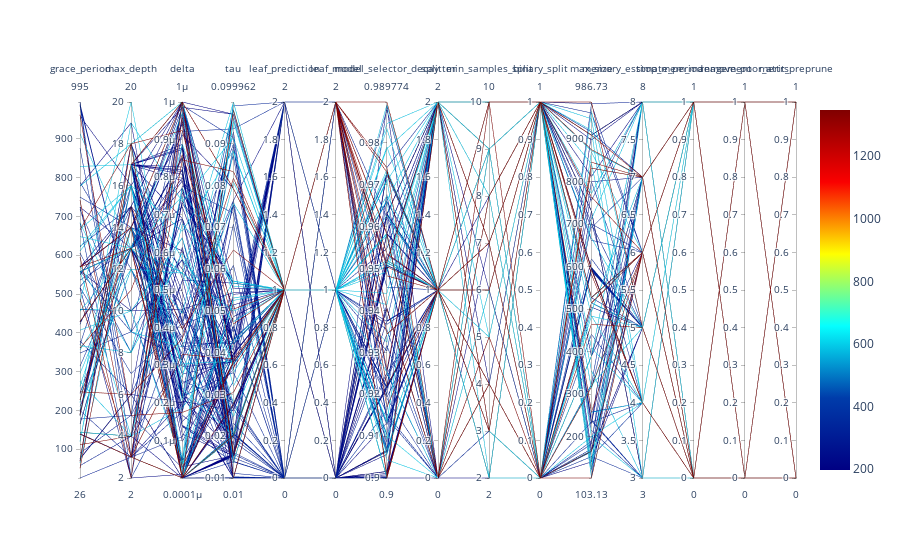

The notebook cell saved with this chart:
### Markdown cell above
## Parallel Coordinates Plots

### Code cell
spot_tuner.parallel_plot()

### Figure 1 — Plotly figure (JSON) as saved in the notebook; plotly's stock layout.template omitted (floating-point values rounded to 4 significant figures; data arrays with more than 128 entries replaced by an {"elided": "..."} marker saying what was removed)
{"data": [{"dimensions": [{"label": "grace_period", "range": [26, 995], "values": {"elided": "342 int values"}}, {"label": "max_depth", "range": [2, 20], "values": {"elided": "342 int values"}}, {"label": "delta", "range": [1e-10, 1e-06], "values": {"elided": "342 float values"}}, {"label": "tau", "range": [0.01, 0.09996], "values": {"elided": "342 float values"}}, {"label": "leaf_prediction", "range": [0, 2], "values": {"elided": "342 int values"}}, {"label": "leaf_model", "range": [0, 2], "values": {"elided": "342 int values"}}, {"label": "model_selector_decay", "range": [0.9, 0.9898], "values": {"elided": "342 float values"}}, {"label": "splitter", "range": [0, 2], "values": {"elided": "342 int values"}}, {"label": "min_samples_split", "range": [2, 10], "values": {"elided": "342 int values"}}, {"label": "binary_split", "range": [0, 1], "values": {"elided": "342 int values"}}, {"label": "max_size", "range": [103.1, 986.7], "values": {"elided": "342 float values"}}, {"label": "memory_estimate_period", "range": [3, 8], "values": {"elided": "342 int values"}}, {"label": "stop_mem_management", "range": [0, 1], "values": {"elided": "342 int values"}}, {"label": "remove_poor_attrs", "range": [0, 1], "values": {"elided": "342 int values"}}, {"label": "merit_preprune", "range": [0, 1], "values": {"elided": "342 int values"}}], "line": {"cmax": 1348.0, "cmin": 197.6, "color": {"elided": "342 float values"}, "colorscale": [[0, "rgb(0,0,131)"], [0.2, "rgb(0,60,170)"], [0.4, "rgb(5,255,255)"], [0.6, "rgb(255,255,0)"], [0.8, "rgb(250,0,0)"], [1, "rgb(128,0,0)"]], "showscale": true}, "type": "parcoords"}], "layout": {}}
